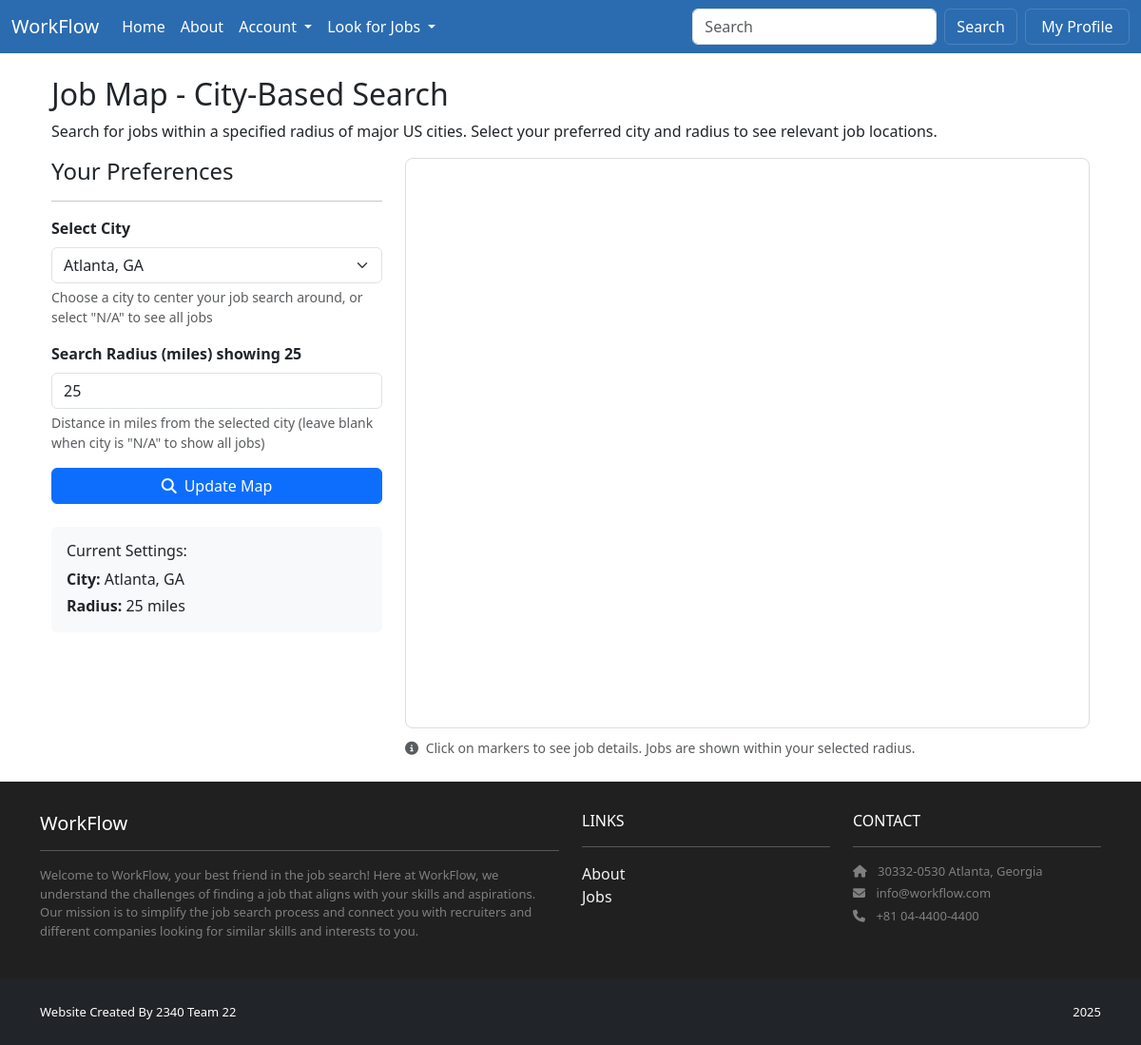
The app's page /jobmap/ (signed in) with its own data.
### jobmap/models.py (models this page shows, shortened)
class CityPreference(models.Model):
    user = models.OneToOneField(
        settings.AUTH_USER_MODEL,
        on_delete=models.CASCADE,
        related_name='city_preference'
    )
    selected_city = models.CharField(
        max_length=100,
        choices=get_cities_list(),
        default="N/A",
        help_text="Select a city to center your job search around, or N/A to see all jobs"
    )
    radius_miles = models.PositiveIntegerField(
        default=25,
        null=True,
        blank=True,
        help_text="Search radius in miles from the selected city (leave blank for no limit)"
    )
    class Meta:
        verbose_name = "City Preference"
        verbose_name_plural = "City Preferences"

### jobmap/views.py (the view)
# urls.py: path('', views.index, name='home.index'),
def index(request):
    city_preference = None
    selected_city_coords = None
    if request.user.is_authenticated:
        try:
            city_preference = CityPreference.objects.get(user=request.user)
        except CityPreference.DoesNotExist:
            city_preference = CityPreference.objects.create(
                user=request.user, selected_city="N/A", radius_miles=25
            )
        lat, lng = get_city_coordinates(city_preference.selected_city)
        if lat and lng:
            selected_city_coords = {"lat": lat, "lng": lng}
    jobs_qs = Job.objects.all().values("id", "title", "location", "salary", "is_remote")
    jobs = list(jobs_qs)
    template_data = {
        "title": "Job Map - City-Based Search",
    }
    context = {
        "template_data": template_data,
        "jobs": jobs,
        "jobs_json": json.dumps(jobs),
        "cities_choices": get_cities_list(),
        "city_preference": city_preference,
        "selected_city_coords": selected_city_coords,
        "MAPBOX_KEY": getattr(settings, "MAPBOX_KEY", ""),
    }
    return render(request, "jobmap/index.html", context)

### accounts/models.py (called while the page is built)
    @property
    def is_seeker(self):
        return self.role == self.Roles.SEEKER

    @property
    def is_recruiter(self):
        return self.role == self.Roles.RECRUITER

### jobmap/cities.py (called while the page is built)
def get_cities_list():
    cities = [(f"{city}, {state}", f"{city}, {state}") for city, state, _, _ in US_CITIES]
    sorted_cities = sorted(cities, key=lambda x: x[0])  # Sort alphabetically by city name
    return [("N/A", "N/A - Show All Jobs")] + sorted_cities

def get_city_coordinates(city_state):
    if city_state == "N/A":
        return None, None  # Return None for N/A to show all jobs
    for city, state, lat, lng in US_CITIES:
        if f"{city}, {state}" == city_state:
            return lat, lng
    return None, None

### jobmap/templates/jobmap/index.html (shortened to what this page needs)
{% extends 'base.html' %}
{% block content %}
<div class="container p-4">
  <h2>Job Map - City-Based Search</h2>
  <p>Search for jobs within a specified radius of major US cities. Select your preferred city and radius to see relevant job locations.</p>
  <div class="row">
    <div class="col-md-4">
      <h4>Your Preferences</h4>
      <hr>
      {% if user.is_authenticated and user.is_seeker %}
      <form method="POST" action="{% url 'jobmap.update_distance'%}">
        <div class="mb-3">
          <label for="id_selected_city" class="form-label">
            <strong>Select City</strong>
          </label>
          <select name="selected_city" class="form-select" id="id_selected_city" required>
            {% for city_value, city_display in cities_choices %}
              <option value="{{ city_value }}"
                {% if city_preference.selected_city == city_value %}selected{% endif %}>
                {{ city_display }}
              </option>
            {% endfor %}
          </select>
          <div class="form-text">Choose a city to center your job search around, or select "N/A" to see all jobs</div>
        </div>
        <div class="mb-3">
          <label for="id_preferred_distance" class="form-label">
            <strong>Search Radius (miles) showing {{city_preference.radius_miles}}</strong>
          </label>
          <input
            type="number"
            name="preferred_distance"
            class="form-control"
            id="id_preferred_distance"
            value="{% if city_preference.radius_miles %}{{ city_preference.radius_miles }}{% endif %}"
            placeholder="{% if city_preference.radius_miles %}{{ city_preference.radius_miles }} miles{% else %}Enter distance{% endif %}"
            min="0"
            max="5000"
            step="0.1"
          />
          <div class="form-text" id="radius-help-text">
            Distance in miles from the selected city (leave blank when city is "N/A" to show all jobs)
          </div>
        </div>
        <button type="submit" class="btn btn-primary w-100">
          <i class="fas fa-search me-2"></i>Update Map
        </button>
      </form>
      {% if city_preference %}
      <div class="mt-4 p-3 bg-light rounded">
        <h6>Current Settings:</h6>
        <p class="mb-1"><strong>City:</strong> {{ city_preference.selected_city }}</p>
        <p class="mb-0"><strong>Radius:</strong> {{ city_preference.radius_miles }} miles</p>
      </div>
      {% endif %}
      {% endif %}
    </div>
    <div class="col-md-8">
      <div id="map" style="height: 600px; width: 100%; border: 1px solid #ddd; border-radius: 8px;"></div>
      <div class="mt-2">
        <small class="text-muted">
          <i class="fas fa-info-circle me-1"></i>
          Click on markers to see job details. Jobs are shown within your selected radius.
        </small>
      </div>
    </div>
  </div>
</div>
<link href="https://api.mapbox.com/mapbox-gl-js/v2.15.0/mapbox-gl.css" rel="stylesheet" />
{% endblock content %}

### jobproject/templates/base.html (style rules this page uses)
html, body { height: 100%; }
body { display: flex; flex-direction: column; min-height: 100vh; }

### records on screen
CityPreference: selected_city "Atlanta, GA", radius_miles "25", preferred_distance "25"
